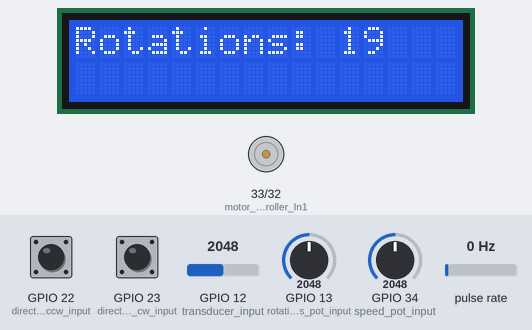
This program was run on a simulated ESP32. Shown: 16×2 character LCD, motor-driver pin pairs drawn as motors (green arrow = first pin HIGH = forward, orange = second pin HIGH = backward, longer = more drive, scaled by the enable pin). Wiring (inferred from the names in the program): pulse sensor: data GPIO 35. The inputs (shaded band) are chosen by the test bench; at power-on: GPIO 34 (speed_pot_input) = 2048, GPIO 23 (direction_switch_cw_input) HIGH, GPIO 12 (transducer_input) = 2048, GPIO 13 (rotations_pot_input) = 2048, GPIO 22 (direction_switch_ccw_input) LOW, pulse rate 0 Hz. What the program prints to the serial monitor is not drawn.

Above: at 1.3 s.
1.4 s: GPIO 34 (speed_pot_input) set to 2696
2.9 s: GPIO 34 (speed_pot_input) set to 2773
At 3.5 s:
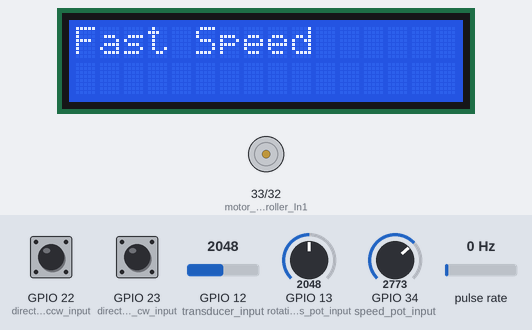
4.4 s: GPIO 34 (speed_pot_input) set to 1228
At 5.6 s:
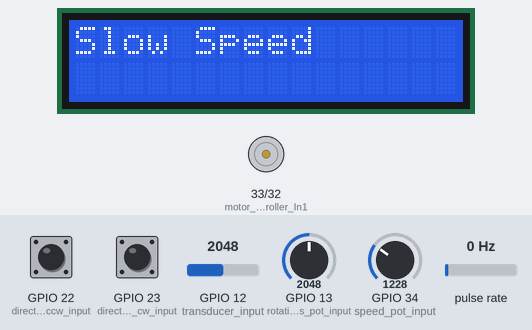
5.9 s: GPIO 23 (direction_switch_cw_input) pulled LOW for 0.15 s
At 6.5 s:
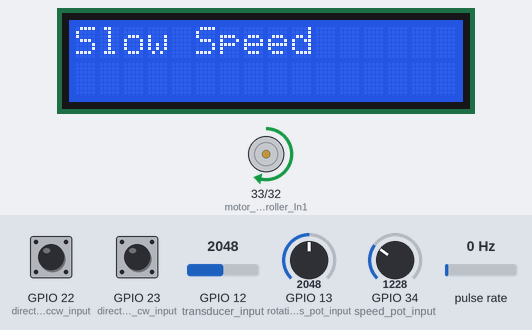
Timing chart, 0 to 8.6 s (numbered marks = the images above; inputs shaded):
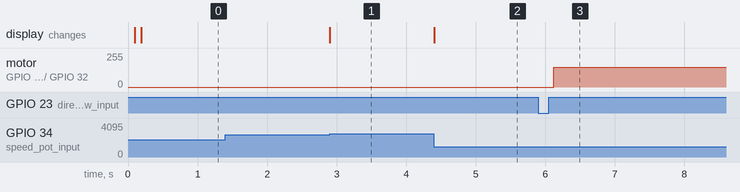

The program:

main.cpp
```cpp
#include <Arduino.h>
#include <stdint.h>
#include <LiquidCrystal.h>

/// Pin Definitions
// order based on physical pin location on esp32
// left side of the board
const uint8_t not_used0 = 36;
const uint8_t not_used1 = 39;
const uint8_t speed_pot_input = 34;
const uint8_t encoder_a_input = 35;
const uint8_t motor_controller_In2 = 32;
const uint8_t motor_controller_In1 = 33;
const uint8_t motor_controller_EN = 25;
const uint8_t LCD_E = 26;
const uint8_t LCD_RW = 27;
const uint8_t LCD_RS= 14;
const uint8_t transducer_input = 12;
const uint8_t rotations_pot_input = 13;
// right side of the board
const uint8_t direction_switch_cw_input = 23;
const uint8_t direction_switch_ccw_input = 22;
const uint8_t LCD_K = 1;
const uint8_t encoder_b_input = 3;
const uint8_t LCD_A = 21;
const uint8_t LCD_DB7 = 19;
const uint8_t LCD_DB6 = 18;
const uint8_t LCD_DB5 = 5;
const uint8_t LCD_DB4 = 17;
const uint8_t LCD_DB3 = 16;
const uint8_t LCD_DB2 = 4;
const uint8_t LCD_DB1 = 2;
const uint8_t LCD_DB0 = 15;

/// Global Variable Definitions
bool isMotorRunning = false;
bool direction = true;
bool onHold = true;
bool directionCWInput = 0;
bool directionCCWInput = 0;
const uint8_t directionTriggerThreshold = 30;
const uint16_t encoderResolution = 1440;
uint8_t speedOutput = 0;
uint8_t rotationCount = 0;
uint8_t speedSetting = 0;
uint8_t cwTriggerCount = 0;
uint8_t ccwTriggerCount = 0;
uint16_t encoderCount = 0;
uint8_t prevSpeedSetting = 0;
uint8_t filteredRotationCount = 0;
uint8_t filteredSpeed = 0;
uint8_t prevFilteredRotationCount = 0;
uint16_t speedInput = 0;
uint16_t encoderCountLimit = 0;
uint16_t transducerInput = 0;
uint16_t rotationsinput = 0;
uint32_t currentTime = 0;
uint32_t timeOfLastSwitchOff = 0;
double calculatedTorque = 0;
double maxCalculatedTorque = 0;
double prevMaxCalculatedTorque = 0;
String speedDisplay = "Slow Speed";

// Encoder interrupt service routine
void IRAM_ATTR encoderISR() {
  encoderCount++;
}

// Function Declarations:
void startMotor();
void stopMotor();
void spinSetRotations();
void displayTorque();
void displaySpeed();
void displayRotations();

// LCD object creation
LiquidCrystal lcd(LCD_RS, LCD_RW, LCD_E, LCD_DB0, LCD_DB1, LCD_DB2, LCD_DB3, LCD_DB4, LCD_DB5, LCD_DB6, LCD_DB7);

void setup() {
  // put your setup code here, to run once:
  // Pin Mode Definitions
  pinMode(speed_pot_input, INPUT);
  pinMode(encoder_a_input, INPUT);
  pinMode(motor_controller_In2, OUTPUT);
  pinMode(motor_controller_In1, OUTPUT);
  pinMode(motor_controller_EN, OUTPUT);
  pinMode(LCD_E, OUTPUT);
  pinMode(LCD_RW, OUTPUT);
  pinMode(LCD_RS, OUTPUT);
  pinMode(transducer_input, INPUT);
  pinMode(rotations_pot_input, INPUT);
  pinMode(direction_switch_cw_input, INPUT);
  pinMode(direction_switch_ccw_input, INPUT);
  //pinMode(LCD_K, OUTPUT);
  pinMode(encoder_b_input, INPUT);
  pinMode(LCD_A, OUTPUT);
  pinMode(LCD_DB7, OUTPUT);
  pinMode(LCD_DB6, OUTPUT);
  pinMode(LCD_DB5, OUTPUT);
  pinMode(LCD_DB4, OUTPUT);
  pinMode(LCD_DB3, OUTPUT);
  pinMode(LCD_DB2, OUTPUT);
  pinMode(LCD_DB1, OUTPUT);
  pinMode(LCD_DB0, OUTPUT);

  //digitalWrite(LCD_K, 0);
  digitalWrite(LCD_A, 1);

  // Attach interrupt to encoder_a_input pin
  attachInterrupt(digitalPinToInterrupt(encoder_a_input), encoderISR, RISING);

  // Start Serial Communication
  Serial.begin(9600);
  delay(100);
  Serial.println("Serial Started");

  // lcd init
  lcd.begin(16,2);

}

void loop() {

  // Read Pin Inputs
  speedInput = analogRead(speed_pot_input);
  transducerInput = analogReadMilliVolts(transducer_input);
  rotationsinput = analogRead(rotations_pot_input);
  directionCWInput = digitalRead(direction_switch_cw_input);
  directionCCWInput = digitalRead(direction_switch_ccw_input);

  // get current time
  currentTime = millis();


  // turn off hold
  if (!directionCWInput && !directionCCWInput){
    //Serial.println("Not On Hold");
    onHold = false;
  }

  /// ROTATION FILTERING
  // reduces the rotation input by a factor of 99 and removes floating point values
  rotationCount = rotationsinput/99;
  // Moving average filter for rotationCount
  // alpha = 0.3
  float alpha = 0.3f;
  filteredRotationCount = (uint8_t)((alpha * filteredRotationCount) + ((1.0f - alpha) * rotationCount));
  // Display filteredRotationCount on Serial if it changes
  if (filteredRotationCount != prevFilteredRotationCount) {
    displayRotations();
    prevFilteredRotationCount = filteredRotationCount;
  }

  /// SPEED FILTERING
  // reduces the speed input to one of three possibilities
  speedSetting = speedInput/1370;
  // Moving average filter for rotationCount
  // beta = 0.5
  float beta = 0.5f;
  filteredSpeed = (uint8_t)((beta * filteredSpeed) + ((1.0f - beta) * speedSetting));
  // Only run switch-case if speedSetting has changed
  if (speedSetting != prevSpeedSetting) {
    switch (speedSetting) {
      case 0:
        // Handle speedSetting == 0
        speedOutput = 150;
        speedDisplay = "Slow Speed";
        displaySpeed();
        break;
      case 1:
        // Handle speedSetting == 1
        speedOutput = 200;
        speedDisplay = "Middle Speed";
        displaySpeed();
        break;
      case 2:
        // Handle speedSetting == 2
        speedOutput = 250;
        speedDisplay = "Fast Speed";
        displaySpeed();
        break;
      default:
        // Should not occur
        Serial.println("Speed setting: Invalid value");
        break;
    }
    prevSpeedSetting = speedSetting;
  }


  if (filteredRotationCount == 0){
    // manual mode
    //Serial.println("Manual Mode");
  } else {
    //Serial.println(onHold);
    if (!onHold) {
      //Serial.println("Rotation Mode, Not on Hold");
      // check if in no direction position
      if (!directionCWInput && !directionCCWInput) {
        // reset direction trigger count
        cwTriggerCount = 0;
        ccwTriggerCount = 0;
      } else if (directionCWInput && !directionCCWInput) {
        // increment cw trigger count
        // reset ccw trigger count
        // set direction to true
        cwTriggerCount++;
        ccwTriggerCount = 0;
        direction = true;
      } else if (!directionCWInput && directionCCWInput) {
        // increment ccw trigger count
        // reset cw trigger count
        // set direction to false
        ccwTriggerCount++;
        cwTriggerCount = 0;
        direction = false;
      }
      // if a direction trigger counter has passed the threshold, start the motor
      if ((cwTriggerCount >= directionTriggerThreshold) || (ccwTriggerCount >= directionTriggerThreshold)) {
        // move the motor the set number of rotations
        // set motor to on hold so it cannot move again until this move is completed
        spinSetRotations();
        onHold = true;
      }
    }
  }


}

// Function Definitions

void startMotor() {
  if (!onHold) {
    if (direction){
      digitalWrite(motor_controller_In1, 1);
      digitalWrite(motor_controller_In2, 0);
      analogWrite(motor_controller_EN, speedOutput);
    } else if (!direction){
      digitalWrite(motor_controller_In1, 0);
      digitalWrite(motor_controller_In2, 1);
      analogWrite(motor_controller_EN, speedOutput);
    }
    isMotorRunning = true;
  }
}

void stopMotor() {
  digitalWrite(motor_controller_In1, 0);
  digitalWrite(motor_controller_In2, 0);
  analogWrite(motor_controller_EN, 0);
  isMotorRunning = false;
}

void spinSetRotations() {
  if (!onHold) {
    // Data Heading
    Serial.println("=== BEGIN SESSION ===");

    Serial.print("Spins: ");
    Serial.println(filteredRotationCount);

    Serial.print("Speed: ");
    Serial.println(speedDisplay);

    Serial.print("Direction: ");
    if (direction){
      Serial.println("Forwards");
    } else if (!direction){
      Serial.println("Reverse");
    }

    Serial.print("Start Time: ");
    Serial.println(millis());

    // End of Data Heading

    encoderCountLimit = filteredRotationCount*encoderResolution;
    startMotor();
    encoderCount = 0;
    //Serial.println(encoderCountLimit);
    while(encoderCount < encoderCountLimit) {
      displayTorque();
      //Serial.println(encoderCount);
    }
    stopMotor();

    // Data end Flag
    Serial.print("End Time: ");
    Serial.println(millis());
    Serial.println("=== END SESSION ===");
  }
}

void displayTorque() {
  transducerInput = analogReadMilliVolts(transducer_input);
  Serial.println(transducerInput);
  // Torque calculation // currently not calculating torque in code, instead
  // analyzing the raw data externally, so just Serial print raw millivolt data
  if (calculatedTorque > maxCalculatedTorque){
    maxCalculatedTorque = calculatedTorque;
  }
  if (maxCalculatedTorque != prevMaxCalculatedTorque){
    lcd.clear();
    lcd.println("Max torque: ");
    lcd.print(maxCalculatedTorque);
    lcd.print(" oz-in");
    prevMaxCalculatedTorque = maxCalculatedTorque;
    delay(5);
  }
}

void displayRotations() {
  //Serial.print("Rotations Set: ");
  //Serial.println(filteredRotationCount);
  lcd.clear();
  lcd.print("Rotations: ");
  lcd.print(filteredRotationCount);
  delay(5);
}

void displaySpeed() {
  //Serial.println(speedDisplay);
  lcd.clear();
  lcd.print(speedDisplay);
  delay(5);
}
```

Measured:
- the behaviour switches between 2739 and 2740 on GPIO 34 (speed_pot_input) (found by bisection; images 0 and 1)
- after the input at 1.4 s, every drawn part: stays the same
- after the input at 2.9 s, the display: changes at once (image 1)
- after the input at 4.4 s, the display: changes at once (image 2)
- after the input at 5.9 s, motor on GPIO 33 (motor_controller_In1) / GPIO 32 (motor_controller_In2): stopped → forward 150/255 after 0.22 s
